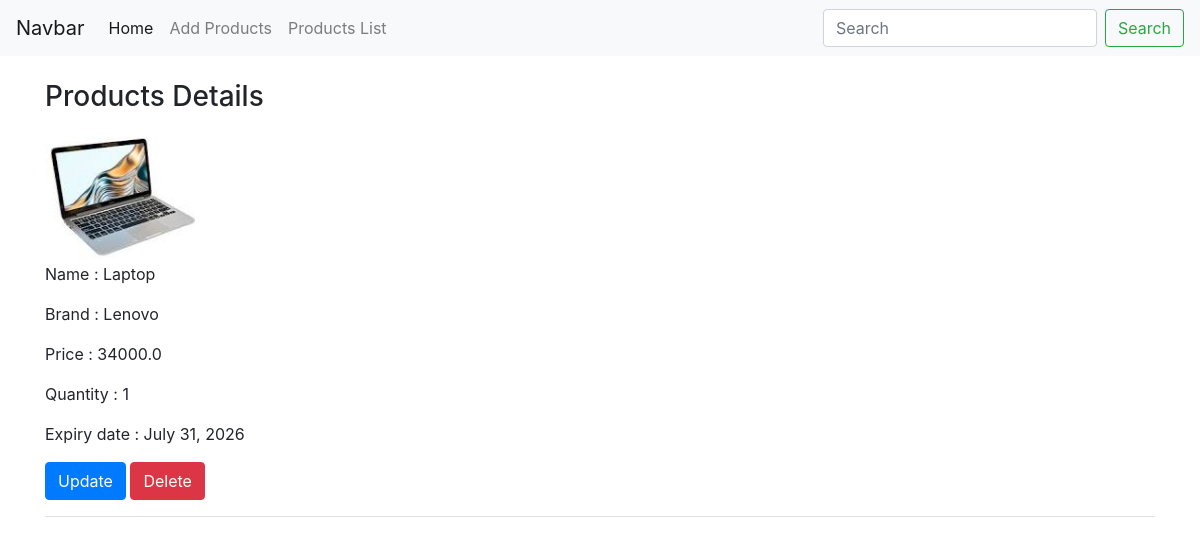
/detail/6/, run on the app's committed database.
### Products/models.py (models this page shows, shortened)
class Products(models.Model):
    name = models.CharField(max_length=50)
    brand = models.CharField(max_length=50)
    price = models.FloatField()
    quantity = models.IntegerField()
    exp_date = models.DateField(null=True, blank=True)
    image = models.ImageField(upload_to= 'products/', default=None, null=False)

### Products/views.py (the view)
# urls.py: path('detail/<int:id>/',views.Detailed_View, name='detail'),
def Detailed_View(request,id):
    obj = Products.objects.get(id = id)
    return render(request, 'detailed.html', {'obj':obj})

### Products/templates/detailed.html (shortened to what this page needs)
{% extends 'base.html' %}
{% block body %}
<div class="container mt-4">
    <h3>Products Details</h3>
        <div class="product-item border-bottom pb-3 mb-3">
            <img src="{{ obj.image.url }}"alt="image is missing" class="product-img" height="140" width="150">
            <p>Name : {{ obj.name }}</p>
            <p> Brand : {{ obj.brand }}</p>
            <p> Price : {{ obj.price }}</p>
            <p> Quantity : {{ obj.quantity }}</p>
            <p> Expiry date : {{ obj.exp_date }}</p>
             <a href="{% url 'update' obj.id %}"> <button type="button" class="btn btn-primary">Update</button></a>
            <a href="/delete/{{ obj.id }}/"><button type="button" class="btn btn-danger">Delete</button></a>
        </div>
</div>
{% endblock %}

### data on the page
Products: image (picture), name "Laptop", brand "Lenovo", price "34000.0", quantity "1", exp_date "July 31, 2026"
